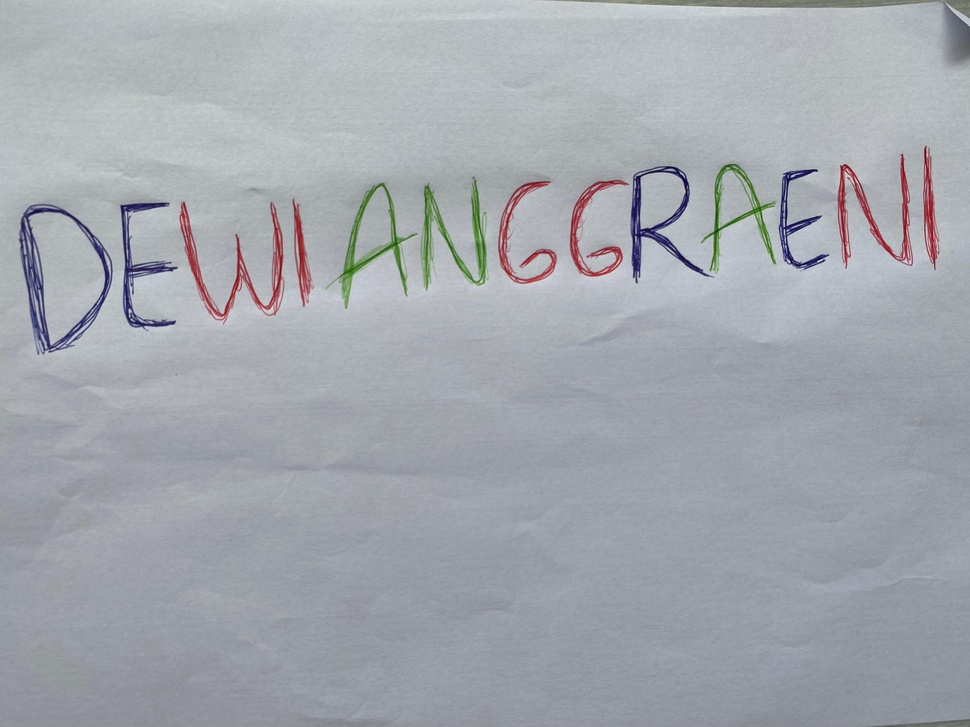
#> input picture Dewi.jpg, 970 x 727 px, shrunk from 4032 x 3024 before the run
$ jupyter execute UTS_202231047-checkpoint.ipynb
#> lines starting #> are read from the running program, lines starting #| are printed output that depends on the picture; after the words box and inside, x2 and y2 are one past the last pixel; in counts of white or black regions, pixels touching at a corner belong together
## Import Library

[cell 1]
import cv2
import matplotlib.pyplot as plt
import numpy as np

## Membaca Data Gambar

[cell 2]
img = cv2.imread("Dewi.jpg")
#> img is the input picture: shape (727, 970, 3); mean B, G, R 174, 167.1, 163.6

[cell 3]
img.shape
#> Out = (727, 970, 3)

## Membuat Baris Dan Kolom

[cell 4]
(baris,kolom) = img.shape[:2]
#> baris = 727; kolom = 970

[cell 5]
img = cv2.cvtColor(img, cv2.COLOR_BGR2RGB)

## Membuat Citra Kontras

[cell 6]
alpa = 1.15
citra_kontras = np.zeros((baris, kolom, 3))

for x in range(baris):
    for y in range(kolom):
        gmx = img[x,y] * alpa
        citra_kontras[x,y] = gmx

citra_kontras = citra_kontras.astype(np.uint8)
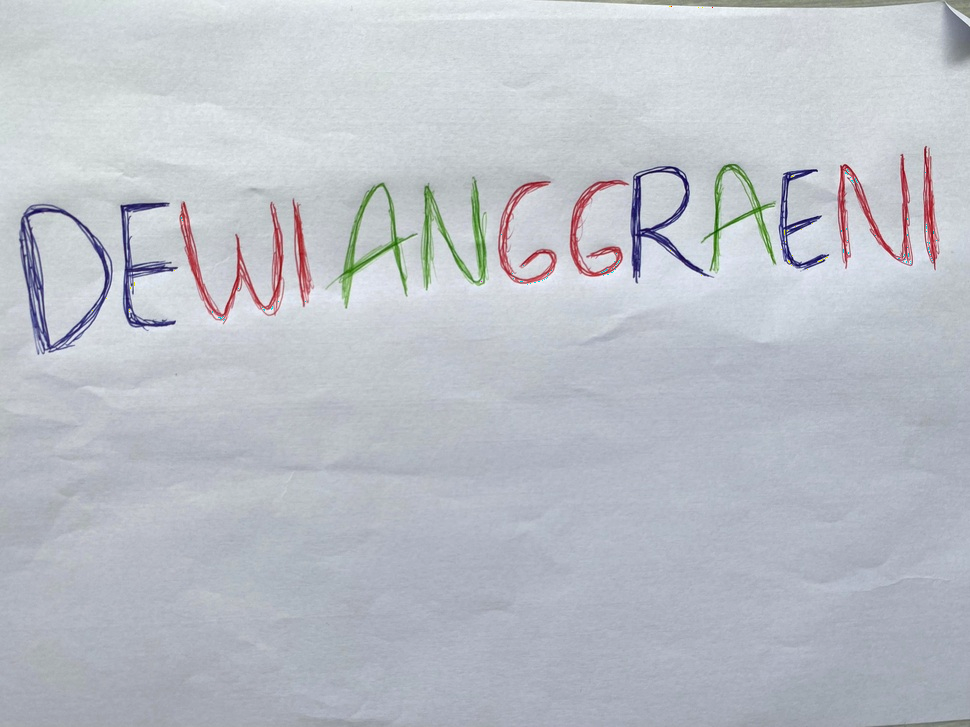
#> citra_kontras: shape (727, 970, 3); mean R, G, B 187.6, 191.7, 199.5

fig, axs = plt.subplots(2,2, figsize=(15,5))
axs[0,0].imshow(img)
axs[0, 0].set_title('Citra Asli')
axs[0,1].hist(img.ravel(),256,[0,256])
axs[0, 1].set_title('Histogram Citra Asli')
axs[1,0].imshow(citra_kontras)

axs[1, 0].set_title('Citra Kontras')
axs[1,1].hist(citra_kontras.ravel(),256,[0,256])
axs[1, 1].set_title('Histogram Citra Kontras')
plt.show()
#> figure, not shown here; panel 2: tallest bar 50983 high, from x = 157 to 158; panel 4: tallest bar 50983 high, from x = 180 to 181

## Operasi Meningkatkan Kecerahan

[cell 7]
beta = 30
citra_cerah = np.zeros((baris, kolom, 3))
for x in range(baris):
    for y in range(kolom):
        gyx = img[x,y] + beta
        citra_cerah[x,y] = gyx

citra_cerah = citra_cerah.astype(np.uint8)

fig, axs = plt.subplots(2,2, figsize=(15,5))
axs[0,0].imshow(img)
axs[0,1].hist(img.ravel(),256,[0,256])
axs[1,0].imshow(citra_cerah)
axs[1,1].hist(citra_cerah.ravel(),256,[0,256])
plt.show()
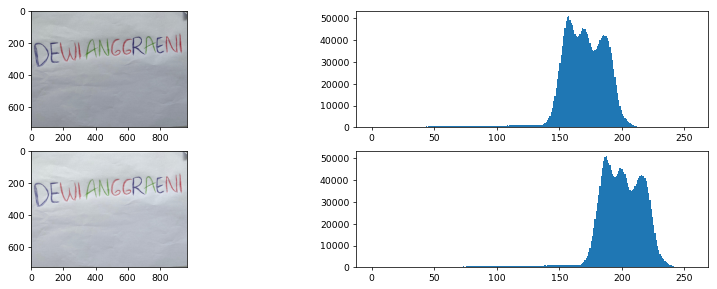
#> figure drawn by matplotlib, 4 panels; panel 2: tallest bar 50983 high, from x = 157 to 158; panel 4: tallest bar 50983 high, from x = 187 to 188

## Deteksi Warna Merah Pada Citra

[cell 8]
red_channel = citra_cerah[:,:,0]
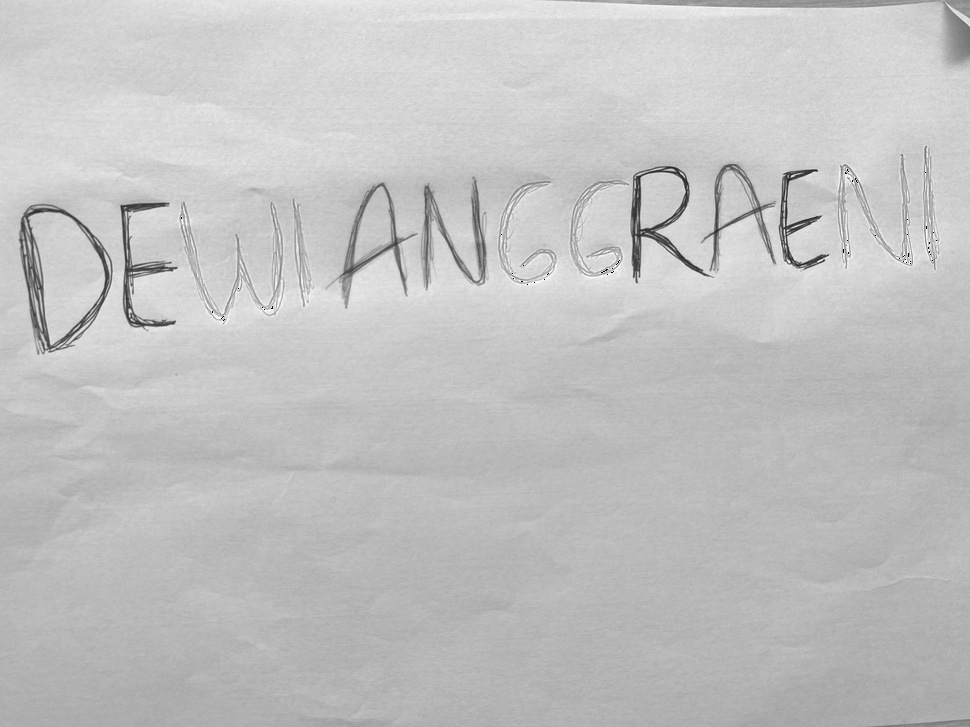
#> red_channel: shape (727, 970); min 0, max 255, mean 193.5

plt.figure(figsize=(15, 5))

plt.subplot(1, 2, 1)
plt.imshow(red_channel, cmap='gray')
plt.title('Red')

plt.subplot(1, 2, 2)
plt.hist(red_channel.ravel(), bins=256, alpha=0.7)
plt.xlabel('Intensity')
plt.ylabel('Frequency')
plt.title('Histogram Red')

plt.show()
#> figure, not shown here; panel 2: tallest bar 24380 high, from x = 184.3 to 185.3

## Deteksi Warna Hijau Pada Citra

[cell 9]
green_channel = citra_cerah[:,:,1]

plt.figure(figsize=(15, 5))

plt.subplot(1, 2, 1)
plt.imshow(green_channel, cmap='gray')
plt.title('Green')

plt.subplot(1, 2, 2)
plt.hist(green_channel.ravel(), bins=256, alpha=0.7)
plt.xlabel('Intensity')
plt.ylabel('Frequency')
plt.title('Histogram Green')

plt.show()
#> figure, not shown here; panel 2: tallest bar 24232 high, from x = 188.4 to 189.2

## Deteksi Warna Biru Pada Citra

[cell 10]
blue_channel = citra_cerah[:,:,2]
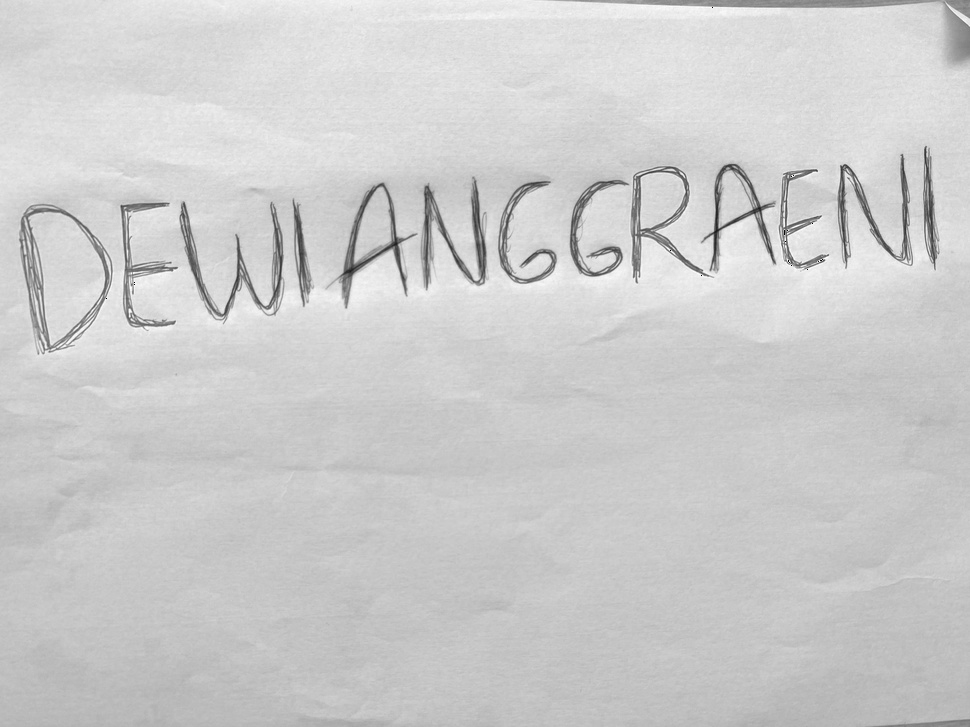
#> blue_channel: shape (727, 970); min 0, max 255, mean 203.9

plt.figure(figsize=(15, 5))

plt.subplot(1, 2, 1)
plt.imshow(blue_channel, cmap='gray')
plt.title('Blue')

plt.subplot(1, 2, 2)
plt.hist(blue_channel.ravel(), bins=256, alpha=0.7)
plt.xlabel('Intensity')
plt.ylabel('Frequency')
plt.title('Histogram Blue')

plt.show()
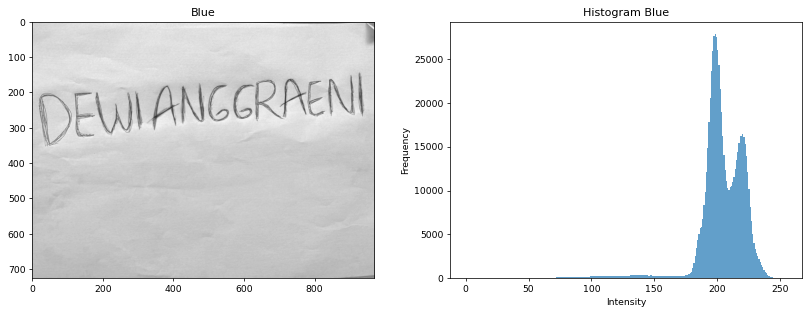
#> figure drawn by matplotlib, 2 panels; panel 2: tallest bar 27834 high, from x = 198.2 to 199.2

## Nilai Ambang batas Citra Untuk Dapat Menampilan Kategori Warna Pada Citra

[cell 11]
hsv_image = cv2.cvtColor(citra_cerah, cv2.COLOR_RGB2HSV)
#> hsv_image: shape (727, 970, 3); mean H, S, V 107.7, 16.9, 205.3

lower_blue = np.array([100, 100, 100])
upper_blue = np.array([140, 255, 255])

lower_green = np.array([20, 100, 100])
upper_green = np.array([250, 255, 255])

lower_red1 = np.array([0, 100, 100])
upper_red1 = np.array([10, 255, 255])
lower_red2 = np.array([160, 100, 100])
upper_red2 = np.array([180, 255, 255])

mask_blue = cv2.inRange(hsv_image, lower_blue, upper_blue)
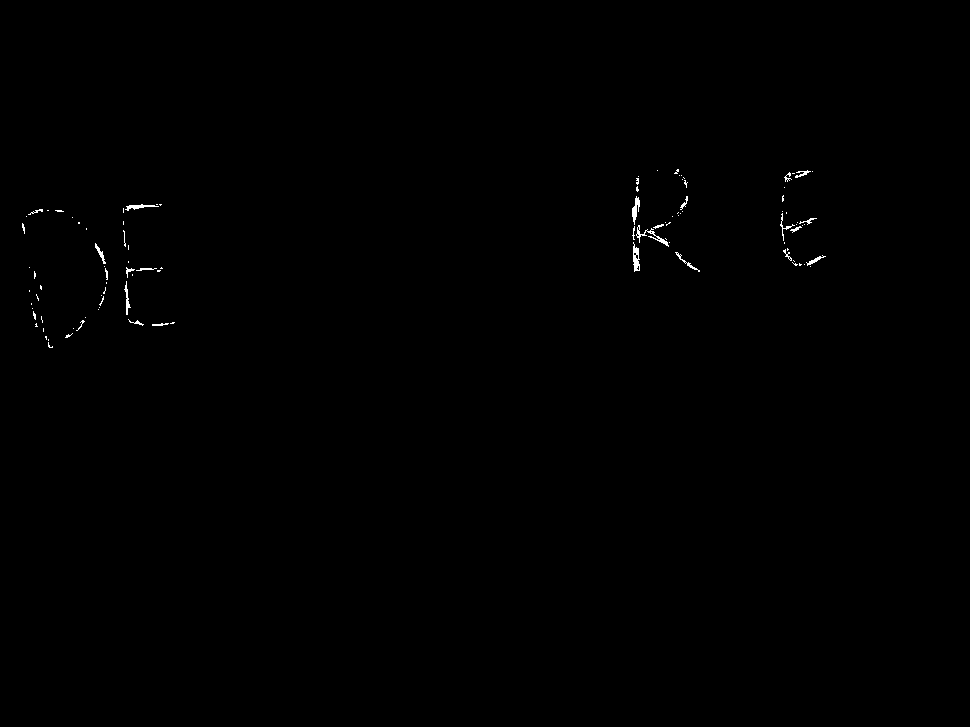
#> mask_blue: shape (727, 970); 0.23% white in thin lines or dots, all inside (x1, y1, x2, y2) = (22, 169, 826, 348)

mask_green = cv2.inRange(hsv_image, lower_green, upper_green)
#> mask_green: shape (727, 970); 1.1% white; 202 white regions (153 under 20 px), largest, box (x1, y1, x2, y2) and area: (839, 165, 896, 261) 690, (181, 212, 243, 319) 601, (924, 148, 936, 263) 530

mask_red1 = cv2.inRange(hsv_image, lower_red1, upper_red1)
#> mask_red1: shape (727, 970); 0% white in thin lines or dots, all inside (x1, y1, x2, y2) = (184, 215, 907, 308)
mask_red2 = cv2.inRange(hsv_image, lower_red2, upper_red2)
#> mask_red2: shape (727, 970); 0.6% white; 44 white regions (33 under 20 px), largest, box (x1, y1, x2, y2) and area: (839, 165, 896, 261) 674, (181, 212, 243, 316) 593, (570, 181, 625, 272) 523
mask_red = cv2.bitwise_or(mask_red1, mask_red2)
#> mask_red: shape (727, 970); 0.6% white; 44 white regions (33 under 20 px), largest, box (x1, y1, x2, y2) and area: (839, 165, 896, 261) 674, (181, 212, 243, 316) 599, (570, 181, 625, 272) 523


gray = cv2.cvtColor(citra_cerah, cv2.COLOR_RGB2GRAY)
fig, axs = plt.subplots (2, 2, figsize=(10,10))

(thresh, binary1) = cv2.threshold(gray, 0, 0, cv2.THRESH_BINARY)
#> binary1: shape (727, 970); every value is 0
axs[0,0].imshow(binary1, cmap = 'gray')
axs[0,0].set_title('NONE')

plt.subplot(2, 2, 2)
plt.imshow(mask_blue, cmap='gray')
plt.title('Blue')
plt.xticks(np.arange(0, mask_blue.shape[1]+1, 800))
plt.yticks(np.arange(0, mask_blue.shape[0]+1, 500))
plt.axis('on')

plt.subplot(2, 2, 3)
plt.imshow(np.maximum(mask_red, mask_blue), cmap='gray')
plt.title('red-blue')
plt.xticks(np.arange(0, mask_green.shape[1], 800))
plt.yticks(np.arange(0, mask_green.shape[0], 500))
plt.axis('on')

plt.subplot(2, 2, 4)
plt.imshow(mask_green, cmap='gray')
plt.title('Red-Green-Blue')
plt.xticks(np.arange(0, mask_green.shape[1], 800))
plt.yticks(np.arange(0, mask_green.shape[0], 500))
plt.axis('on')

plt.tight_layout()
plt.show()
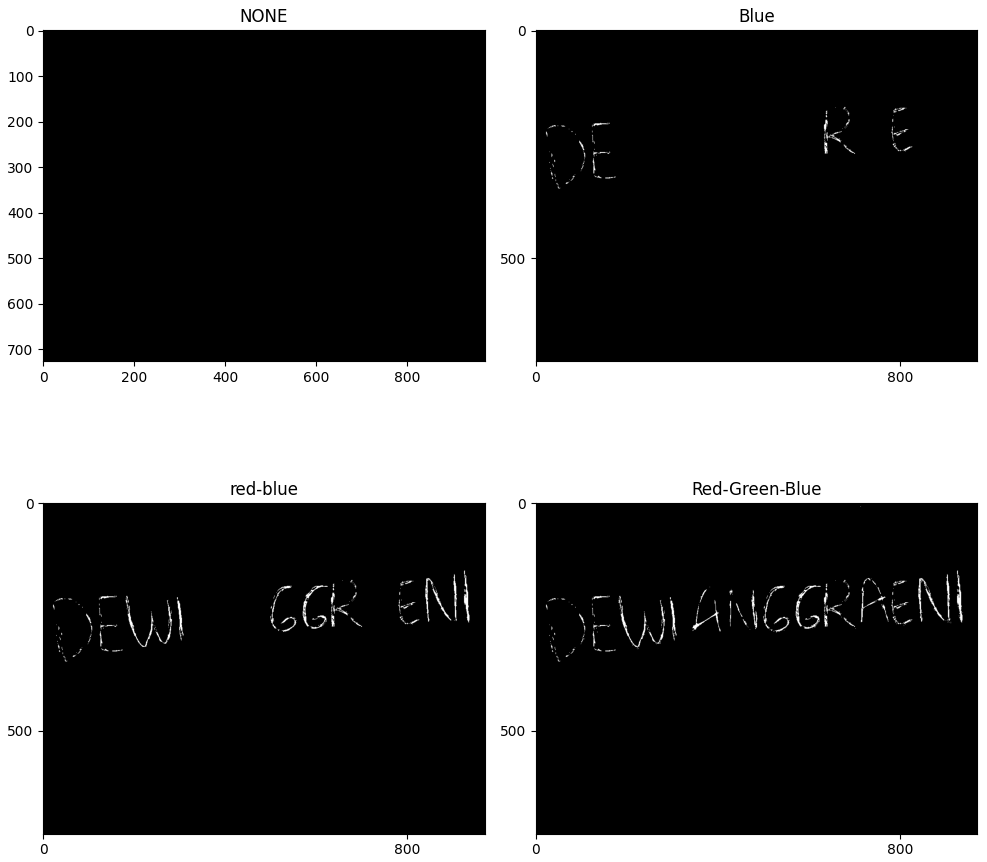
#> figure drawn by matplotlib, 4 panels

$ run again, with Bukti foto.jpg copied over Dewi.jpg
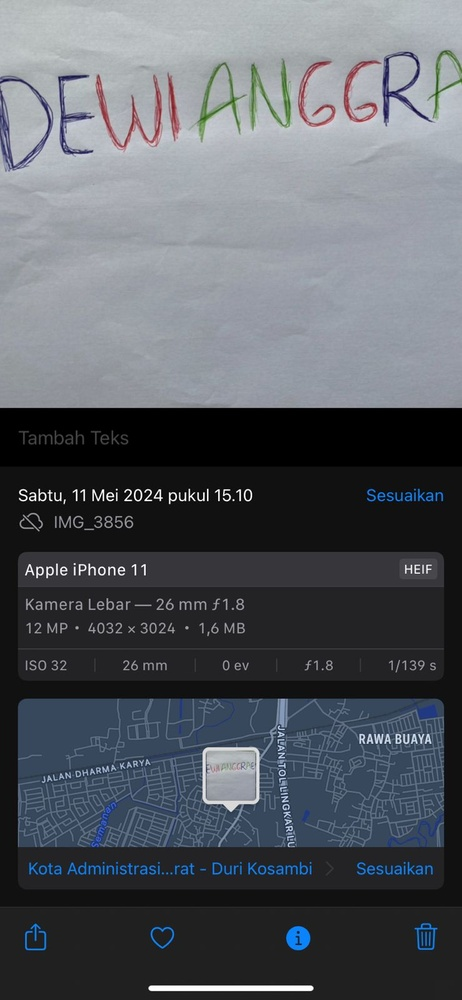
#> input picture Bukti foto.jpg, 462 x 1000 px, shrunk from 739 x 1600 before the run
#> img is the input picture: shape (1000, 462, 3); mean B, G, R 99.4, 92.9, 88.5
#> hsv_image: shape (1000, 462, 3); mean H, S, V 81.4, 21.5, 129.2
#> `mask_blue = cv2.inRange(hsv_image, lower_blue, upper_blue)`:
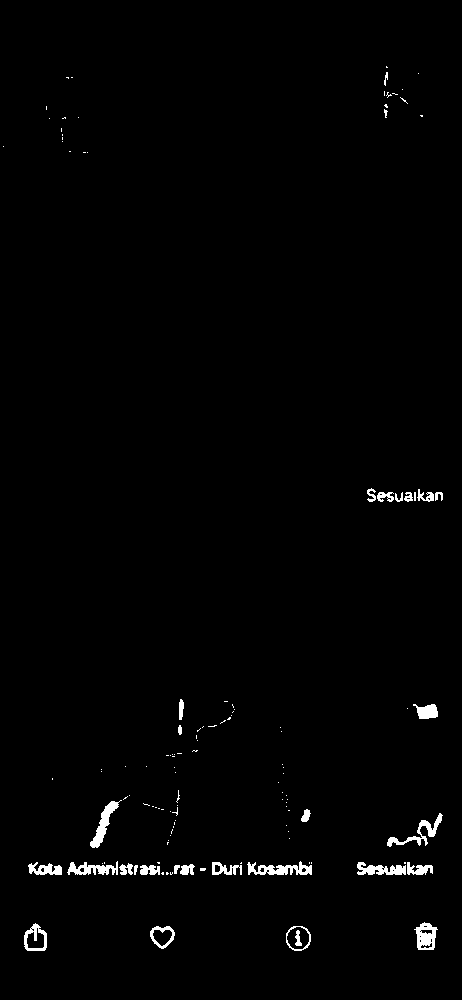
#> mask_blue: shape (1000, 462); 1.2% white; 126 white regions (96 under 20 px), largest, box (x1, y1, x2, y2) and area: (247, 861, 312, 875) 499, (90, 800, 122, 848) 452, (387, 813, 443, 847) 433
#> mask_green: shape (1000, 462); 1.5% white; 313 white regions (272 under 20 px), largest, box (x1, y1, x2, y2) and area: (286, 926, 311, 951) 512, (247, 861, 312, 875) 499, (90, 800, 122, 848) 452
#> mask_red1: shape (1000, 462); 0.01% white in thin lines or dots, all inside (x1, y1, x2, y2) = (132, 124, 258, 810)
#> mask_red2: shape (1000, 462); 0.14% white in thin lines or dots, all inside (x1, y1, x2, y2) = (97, 62, 430, 822)
#> binary1: shape (1000, 462); every value is 0
#> `plt.show()`:
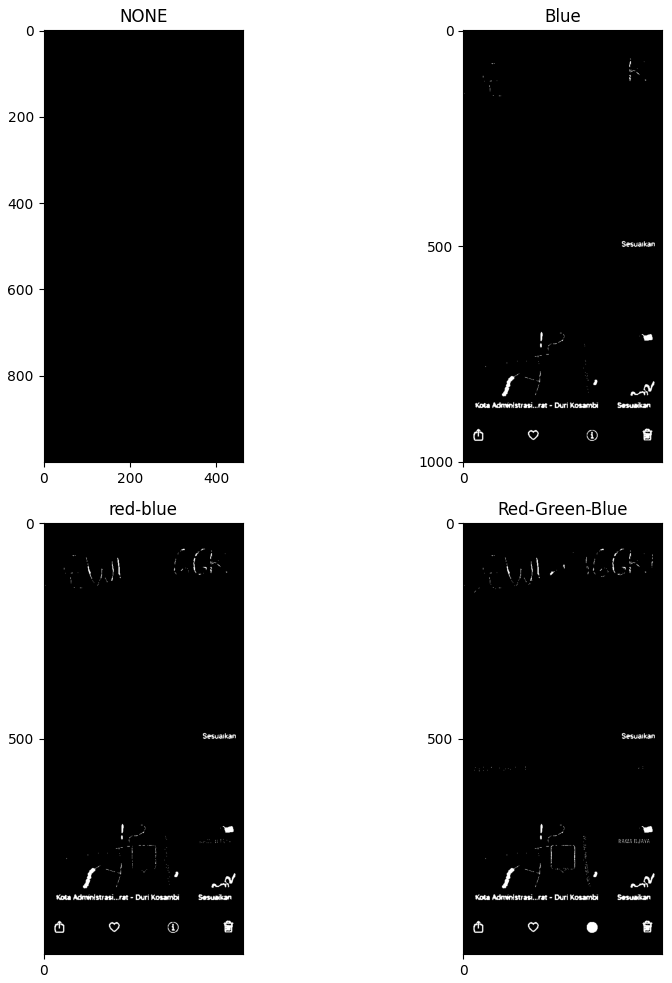
#> figure drawn by matplotlib, 4 panels
